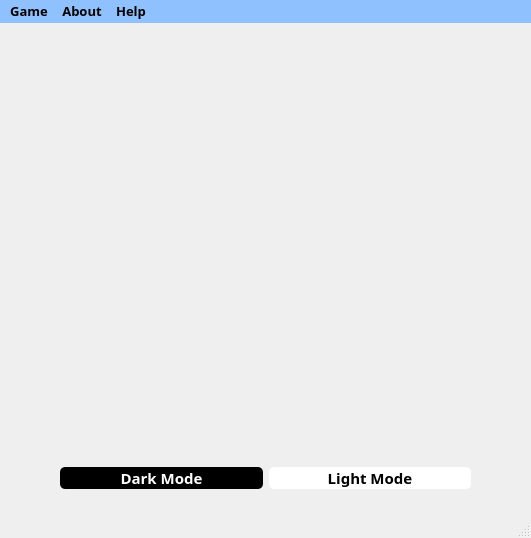
<?xml version="1.0" encoding="UTF-8"?>
<ui version="4.0">
 <class>MainWindow</class>
 <widget class="QMainWindow" name="MainWindow">
  <property name="geometry">
   <rect>
    <x>0</x>
    <y>0</y>
    <width>531</width>
    <height>538</height>
   </rect>
  </property>
  <property name="font">
   <font>
    <family>Dosis ExtraBold</family>
    <bold>true</bold>
   </font>
  </property>
  <property name="windowTitle">
   <string>Sudoku</string>
  </property>
  <property name="styleSheet">
   <string notr="true"/>
  </property>
  <widget class="QWidget" name="centralwidget">
   <widget class="QWidget" name="gridLayoutWidget">
    <property name="geometry">
     <rect>
      <x>60</x>
      <y>30</y>
      <width>411</width>
      <height>371</height>
     </rect>
    </property>
    <layout class="QGridLayout" name="grid_Layout"/>
   </widget>
   <widget class="QWidget" name="gridLayoutWidget_2">
    <property name="geometry">
     <rect>
      <x>60</x>
      <y>430</y>
      <width>411</width>
      <height>51</height>
     </rect>
    </property>
    <layout class="QGridLayout" name="gridLayout">
     <item row="0" column="0">
      <widget class="QPushButton" name="pushButton">
       <property name="font">
        <font>
         <family>Dosis ExtraBold</family>
         <pointsize>11</pointsize>
         <bold>true</bold>
        </font>
       </property>
       <property name="styleSheet">
        <string notr="true">background-color: rgb(0, 0, 0);
color: rgb(255, 255, 255);
border-radius: 5px;
</string>
       </property>
       <property name="text">
        <string>Dark Mode</string>
       </property>
      </widget>
     </item>
     <item row="0" column="1">
      <widget class="QPushButton" name="pushButton_2">
       <property name="font">
        <font>
         <family>Dosis ExtraBold</family>
         <pointsize>11</pointsize>
         <bold>true</bold>
        </font>
       </property>
       <property name="styleSheet">
        <string notr="true">background-color: rgb(255, 255, 255);
color: rgb(0, 0, 0);
border-radius: 5px;
border-color: rgb(0, 0, 0);</string>
       </property>
       <property name="text">
        <string>Light Mode</string>
       </property>
      </widget>
     </item>
    </layout>
   </widget>
  </widget>
  <widget class="QMenuBar" name="menubar">
   <property name="geometry">
    <rect>
     <x>0</x>
     <y>0</y>
     <width>531</width>
     <height>22</height>
    </rect>
   </property>
   <property name="font">
    <font>
     <family>Dosis ExtraBold</family>
     <pointsize>10</pointsize>
     <bold>true</bold>
    </font>
   </property>
   <property name="styleSheet">
    <string notr="true">background-color:  rgb(143, 193, 255);
color: rgb(0, 0, 0);</string>
   </property>
   <widget class="QMenu" name="menuGame">
    <property name="font">
     <font>
      <family>Dosis ExtraBold</family>
      <bold>true</bold>
     </font>
    </property>
    <property name="styleSheet">
     <string notr="true">background-color:  rgb(143, 193, 255);</string>
    </property>
    <property name="title">
     <string>Game</string>
    </property>
    <addaction name="menu_new"/>
    <addaction name="menu_openfile"/>
    <addaction name="actionSolve_Table"/>
    <addaction name="actionExit"/>
   </widget>
   <widget class="QMenu" name="menuAbout">
    <property name="font">
     <font>
      <family>Dosis ExtraBold</family>
      <bold>true</bold>
     </font>
    </property>
    <property name="styleSheet">
     <string notr="true">background-color:   rgb(143, 193, 255);
color: rgb(0, 0, 0);</string>
    </property>
    <property name="title">
     <string>About</string>
    </property>
    <addaction name="actionAbout_Game"/>
   </widget>
   <widget class="QMenu" name="menuHelp">
    <property name="font">
     <font>
      <family>Dosis ExtraBold</family>
      <bold>true</bold>
     </font>
    </property>
    <property name="title">
     <string>Help</string>
    </property>
    <addaction name="actionHelp"/>
   </widget>
   <addaction name="menuGame"/>
   <addaction name="menuAbout"/>
   <addaction name="menuHelp"/>
  </widget>
  <widget class="QStatusBar" name="statusbar"/>
  <action name="menu_new">
   <property name="text">
    <string>New Game</string>
   </property>
   <property name="font">
    <font>
     <family>Dosis ExtraBold</family>
     <bold>true</bold>
    </font>
   </property>
   <property name="priority">
    <enum>QAction::NormalPriority</enum>
   </property>
  </action>
  <action name="menu_openfile">
   <property name="text">
    <string>Open File</string>
   </property>
  </action>
  <action name="actionExit">
   <property name="text">
    <string>Exit</string>
   </property>
  </action>
  <action name="actionSolve_Table">
   <property name="text">
    <string>Solve Table </string>
   </property>
  </action>
  <action name="actionAbout_Game">
   <property name="text">
    <string>About Game...</string>
   </property>
   <property name="font">
    <font>
     <family>Dosis ExtraBold</family>
     <bold>true</bold>
    </font>
   </property>
  </action>
  <action name="actionHelp">
   <property name="text">
    <string>Help !</string>
   </property>
   <property name="font">
    <font>
     <family>Dosis ExtraBold</family>
     <bold>true</bold>
    </font>
   </property>
  </action>
 </widget>
 <resources/>
 <connections/>
</ui>
